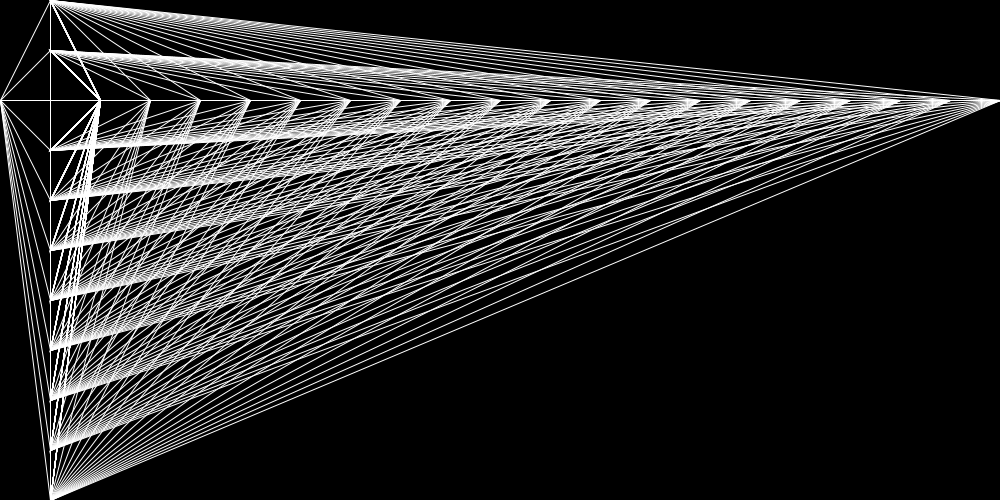
Frame 1 (no input)
Frame 60 (the mouse pressed at the canvas centre just before this capture): identical to frame 1, image omitted
Frame 120 (the mouse held since frame 60 and released just before this capture): identical to frame 1, image omitted

The Processing sketch that drew this single still picture (run headless with seeded random() and noise(); from frame 60 on, the mouse is pressed at the canvas centre):

// Processing sketch: processing_112340
// ── processing_112340.pde

void setup(){
  size(1000,500);
  smooth();
  noFill();
}

void draw(){
  background(0);
  stroke(255);
  noFill();
  
  for(int x=0; x <= width; x += 50){
    for(int y = 0; y <= height; y +=50){
  triangle(50,y,100,100,x,100);
}
  }
}
